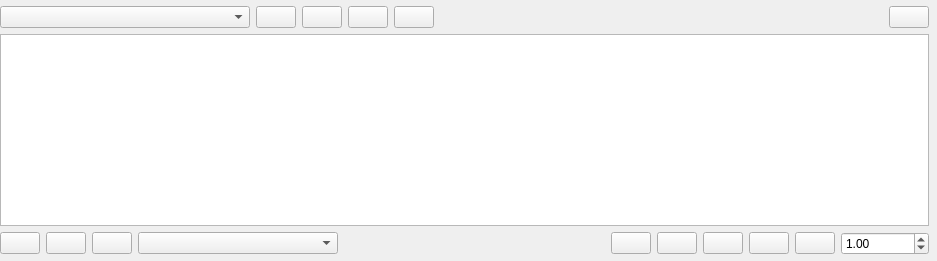
                  <widget class="QWidget" name="tab_16">
                   <attribute name="icon">
                    <iconset resource="icons.qrc">
                     <normaloff>:/Icons/icons/time_series.svg</normaloff>:/Icons/icons/time_series.svg</iconset>
                   </attribute>
                   <attribute name="title">
                    <string>Time series</string>
                   </attribute>
                   <layout class="QVBoxLayout" name="verticalLayout_42">
                    <property name="leftMargin">
                     <number>0</number>
                    </property>
                    <property name="topMargin">
                     <number>6</number>
                    </property>
                    <property name="rightMargin">
                     <number>8</number>
                    </property>
                    <property name="bottomMargin">
                     <number>6</number>
                    </property>
                    <item>
                     <widget class="QFrame" name="frame">
                      <property name="frameShape">
                       <enum>QFrame::Shape::NoFrame</enum>
                      </property>
                      <property name="frameShadow">
                       <enum>QFrame::Shadow::Raised</enum>
                      </property>
                      <layout class="QHBoxLayout" name="horizontalLayout">
                       <property name="leftMargin">
                        <number>0</number>
                       </property>
                       <property name="topMargin">
                        <number>0</number>
                       </property>
                       <property name="rightMargin">
                        <number>0</number>
                       </property>
                       <property name="bottomMargin">
                        <number>0</number>
                       </property>
                       <item>
                        <widget class="QComboBox" name="device_type_magnitude_comboBox">
                         <property name="minimumSize">
                          <size>
                           <width>250</width>
                           <height>0</height>
                          </size>
                         </property>
                         <property name="toolTip">
                          <string>Magnitude with profile</string>
                         </property>
                        </widget>
                       </item>
                       <item>
                        <widget class="QPushButton" name="new_profiles_structure_pushButton">
                         <property name="toolTip">
                          <string>&lt;html&gt;&lt;head/&gt;&lt;body&gt;&lt;p&gt;&lt;span style=&quot; font-weight:700;&quot;&gt;Create profiles&lt;/span&gt;&lt;/p&gt;&lt;p&gt;This will create all the object's profiles&lt;/p&gt;&lt;/body&gt;&lt;/html&gt;</string>
                         </property>
                         <property name="text">
                          <string/>
                         </property>
                         <property name="icon">
                          <iconset resource="icons.qrc">
                           <normaloff>:/Icons/icons/new.svg</normaloff>:/Icons/icons/new.svg</iconset>
                         </property>
                        </widget>
                       </item>
                       <item>
                        <widget class="QPushButton" name="delete_profiles_structure_pushButton">
                         <property name="toolTip">
                          <string>&lt;html&gt;&lt;head/&gt;&lt;body&gt;&lt;p&gt;&lt;span style=&quot; font-weight:700;&quot;&gt;Delete profiles&lt;/span&gt;&lt;/p&gt;&lt;p&gt;This will delete all the profiles and leave the snapshot.&lt;/p&gt;&lt;/body&gt;&lt;/html&gt;</string>
                         </property>
                         <property name="text">
                          <string/>
                         </property>
                         <property name="icon">
                          <iconset resource="icons.qrc">
                           <normaloff>:/Icons/icons/new (delete).svg</normaloff>:/Icons/icons/new (delete).svg</iconset>
                         </property>
                        </widget>
                       </item>
                       <item>
                        <widget class="QPushButton" name="edit_profiles_pushButton">
                         <property name="toolTip">
                          <string>&lt;html&gt;&lt;head/&gt;&lt;body&gt;&lt;p&gt;&lt;span style=&quot; font-weight:700;&quot;&gt;Import profiles&lt;/span&gt;&lt;/p&gt;&lt;p&gt;Import from data in CSV or Excel files&lt;/p&gt;&lt;/body&gt;&lt;/html&gt;</string>
                         </property>
                         <property name="text">
                          <string/>
                         </property>
                         <property name="icon">
                          <iconset resource="icons.qrc">
                           <normaloff>:/Icons/icons/import_profiles.svg</normaloff>:/Icons/icons/import_profiles.svg</iconset>
                         </property>
                         <property name="flat">
                          <bool>false</bool>
                         </property>
                        </widget>
                       </item>
                       <item>
                        <widget class="QPushButton" name="edit_profiles_from_models_pushButton">
                         <property name="toolTip">
                          <string>&lt;html&gt;&lt;head/&gt;&lt;body&gt;&lt;p&gt;&lt;span style=&quot; font-weight:700;&quot;&gt;Import profiles from grid models. &lt;/span&gt;&lt;/p&gt;&lt;p&gt;This is, load many individual grids in any of the supported VeraGrid formats and take the operational data from them, aplying them to all the profiles.&lt;/p&gt;&lt;/body&gt;&lt;/html&gt;</string>
                         </property>
                         <property name="text">
                          <string/>
                         </property>
                         <property name="icon">
                          <iconset resource="icons.qrc">
                           <normaloff>:/Icons/icons/import_models.svg</normaloff>:/Icons/icons/import_models.svg</iconset>
                         </property>
                         <property name="flat">
                          <bool>false</bool>
                         </property>
                        </widget>
                       </item>
                       <item>
                        <spacer name="horizontalSpacer">
                         <property name="orientation">
                          <enum>Qt::Orientation::Horizontal</enum>
                         </property>
                         <property name="sizeHint" stdset="0">
                          <size>
                           <width>183</width>
                           <height>20</height>
                          </size>
                         </property>
                        </spacer>
                       </item>
                       <item>
                        <widget class="QPushButton" name="plot_time_series_pushButton">
                         <property name="toolTip">
                          <string>Plot the selected object's profile</string>
                         </property>
                         <property name="text">
                          <string/>
                         </property>
                         <property name="icon">
                          <iconset resource="icons.qrc">
                           <normaloff>:/Icons/icons/plot.svg</normaloff>:/Icons/icons/plot.svg</iconset>
                         </property>
                        </widget>
                       </item>
                      </layout>
                     </widget>
                    </item>
                    <item>
                     <widget class="QTableView" name="profiles_tableView">
                      <property name="font">
                       <font>
                        <pointsize>9</pointsize>
                       </font>
                      </property>
                      <property name="layoutDirection">
                       <enum>Qt::LayoutDirection::LeftToRight</enum>
                      </property>
                      <property name="alternatingRowColors">
                       <bool>true</bool>
                      </property>
                      <property name="selectionMode">
                       <enum>QAbstractItemView::SelectionMode::ContiguousSelection</enum>
                      </property>
                     </widget>
                    </item>
                    <item>
                     <widget class="QFrame" name="frame_12">
                      <property name="frameShape">
                       <enum>QFrame::Shape::NoFrame</enum>
                      </property>
                      <property name="frameShadow">
                       <enum>QFrame::Shadow::Raised</enum>
                      </property>
                      <layout class="QHBoxLayout" name="horizontalLayout_4">
                       <property name="leftMargin">
                        <number>0</number>
                       </property>
                       <property name="topMargin">
                        <number>0</number>
                       </property>
                       <property name="rightMargin">
                        <number>0</number>
                       </property>
                       <property name="bottomMargin">
                        <number>0</number>
                       </property>
                       <item>
                        <widget class="QPushButton" name="copy_profile_pushButton">
                         <property name="toolTip">
                          <string>&lt;html&gt;&lt;head/&gt;&lt;body&gt;&lt;p&gt;&lt;span style=&quot; font-weight:700;&quot;&gt;Copy data&lt;/span&gt;&lt;/p&gt;&lt;p&gt;Copy displayed profile&lt;/p&gt;&lt;/body&gt;&lt;/html&gt;</string>
                         </property>
                         <property name="statusTip">
                          <string/>
                         </property>
                         <property name="text">
                          <string/>
                         </property>
                         <property name="icon">
                          <iconset resource="icons.qrc">
                           <normaloff>:/Icons/icons/copy.svg</normaloff>:/Icons/icons/copy.svg</iconset>
                         </property>
                        </widget>
                       </item>
                       <item>
                        <widget class="QPushButton" name="paste_profiles_pushButton">
                         <property name="toolTip">
                          <string>&lt;html&gt;&lt;head/&gt;&lt;body&gt;&lt;p&gt;&lt;span style=&quot; font-weight:700;&quot;&gt;Paste data&lt;/span&gt;&lt;/p&gt;&lt;p&gt;Paste clipboard into the displayed profile&lt;/p&gt;&lt;/body&gt;&lt;/html&gt;</string>
                         </property>
                         <property name="text">
                          <string/>
                         </property>
                         <property name="icon">
                          <iconset resource="icons.qrc">
                           <normaloff>:/Icons/icons/paste.svg</normaloff>:/Icons/icons/paste.svg</iconset>
                         </property>
                        </widget>
                       </item>
                       <item>
                        <widget class="QPushButton" name="set_linear_combination_profile_pushButton">
                         <property name="toolTip">
                          <string>&lt;html&gt;&lt;head/&gt;&lt;body&gt;&lt;p&gt;&lt;span style=&quot; font-weight:700;&quot;&gt;Copy profile&lt;/span&gt;&lt;/p&gt;&lt;p&gt;Copy the current profile into the profile selected by the drop-down selector&lt;/p&gt;&lt;/body&gt;&lt;/html&gt;</string>
                         </property>
                         <property name="text">
                          <string/>
                         </property>
                         <property name="icon">
                          <iconset resource="icons.qrc">
                           <normaloff>:/Icons/icons/copy2right.svg</normaloff>:/Icons/icons/copy2right.svg</iconset>
                         </property>
                        </widget>
                       </item>
                       <item>
                        <widget class="QComboBox" name="device_type_magnitude_comboBox_2">
                         <property name="minimumSize">
                          <size>
                           <width>200</width>
                           <height>0</height>
                          </size>
                         </property>
                         <property name="toolTip">
                          <string>Profile where to copy the current profile</string>
                         </property>
                        </widget>
                       </item>
                       <item>
                        <spacer name="horizontalSpacer_13">
                         <property name="orientation">
                          <enum>Qt::Orientation::Horizontal</enum>
                         </property>
                         <property name="sizeHint" stdset="0">
                          <size>
                           <width>267</width>
                           <height>20</height>
                          </size>
                         </property>
                        </spacer>
                       </item>
                       <item>
                        <widget class="QPushButton" name="profile_add_pushButton">
                         <property name="toolTip">
                          <string>Add value to the profile</string>
                         </property>
                         <property name="text">
                          <string/>
                         </property>
                         <property name="icon">
                          <iconset resource="icons.qrc">
                           <normaloff>:/Icons/icons/plus.svg</normaloff>:/Icons/icons/plus.svg</iconset>
                         </property>
                        </widget>
                       </item>
                       <item>
                        <widget class="QPushButton" name="profile_subtract_pushButton">
                         <property name="toolTip">
                          <string>Subtract value from the profile</string>
                         </property>
                         <property name="text">
                          <string/>
                         </property>
                         <property name="icon">
                          <iconset resource="icons.qrc">
                           <normaloff>:/Icons/icons/minus.svg</normaloff>:/Icons/icons/minus.svg</iconset>
                         </property>
                        </widget>
                       </item>
                       <item>
                        <widget class="QPushButton" name="profile_multiply_pushButton">
                         <property name="toolTip">
                          <string>Multiply the profile by a value</string>
                         </property>
                         <property name="text">
                          <string/>
                         </property>
                         <property name="icon">
                          <iconset resource="icons.qrc">
                           <normaloff>:/Icons/icons/multiply.svg</normaloff>:/Icons/icons/multiply.svg</iconset>
                         </property>
                        </widget>
                       </item>
                       <item>
                        <widget class="QPushButton" name="profile_divide_pushButton">
                         <property name="toolTip">
                          <string>Divide the profile by a value</string>
                         </property>
                         <property name="text">
                          <string/>
                         </property>
                         <property name="icon">
                          <iconset resource="icons.qrc">
                           <normaloff>:/Icons/icons/divide.svg</normaloff>:/Icons/icons/divide.svg</iconset>
                         </property>
                        </widget>
                       </item>
                       <item>
                        <widget class="QPushButton" name="set_profile_value_pushButton">
                         <property name="toolTip">
                          <string>Set the value to all or to the selection</string>
                         </property>
                         <property name="text">
                          <string/>
                         </property>
                         <property name="icon">
                          <iconset resource="icons.qrc">
                           <normaloff>:/Icons/icons/copy2up.svg</normaloff>:/Icons/icons/copy2up.svg</iconset>
                         </property>
                        </widget>
                       </item>
                       <item>
                        <widget class="QDoubleSpinBox" name="profile_factor_doubleSpinBox">
                         <property name="minimum">
                          <double>-999999.000000000000000</double>
                         </property>
                         <property name="maximum">
                          <double>9999999.000000000000000</double>
                         </property>
                         <property name="value">
                          <double>1.000000000000000</double>
                         </property>
                        </widget>
                       </item>
                      </layout>
                     </widget>
                    </item>
                   </layout>
                  </widget>
